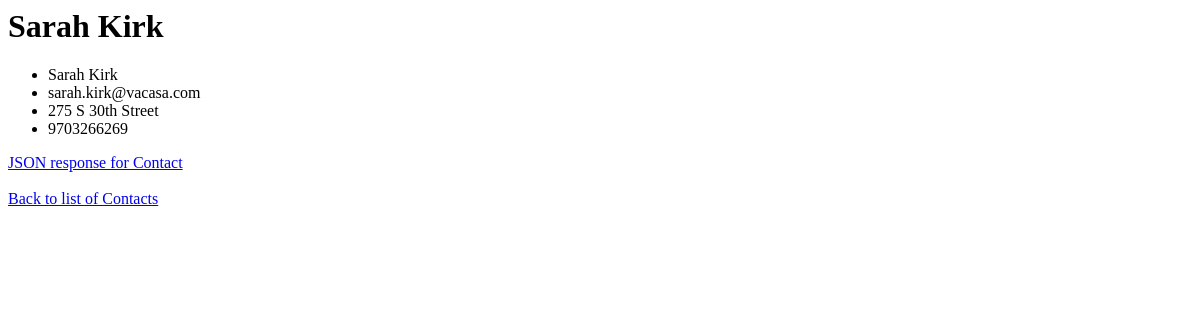
Page /contact_api/1/ on the earlier database version.
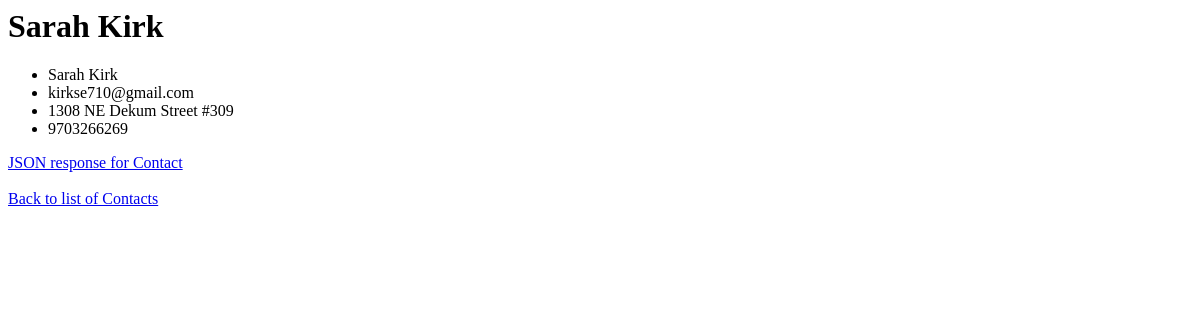
Same page on the later database version.
### contact_api/models.py (models this page shows)
class Contact(models.Model):
    full_name = models.CharField(max_length=50)
    email = models.CharField(max_length=100)
    address = models.CharField(max_length=200)
    phone = models.CharField(max_length=15)
    def __str__(self):
        return self.full_name

### contact_api/views.py (the view)
# urls.py: path('<int:contact_id>/', views.show, name='show'),
def show(request, contact_id):
    contact = get_object_or_404(Contact, pk=contact_id)
    return render(request, 'contact_api/show.html', {'contact': contact})

### contact_api/templates/contact_api/show.html
<h1>{{ contact }}</h1>
<ul>
    <li>{{ contact.full_name }}</li>
    <li>{{ contact.email }}</li>
    <li>{{ contact.address }}</li>
    <li>{{ contact.phone }}</li>
</ul>
<a href="{% url 'contact_api:get_a_contact' contact.id %}">JSON response for Contact</a><br><br>
<a href="{% url 'contact_api:index' %}">Back to list of Contacts</a>

Differences in the rows shown:
changed Contact "Sarah Kirk": email "sarah.kirk@vacasa.com" → "kirkse710@gmail.com"; address "275 S 30th Street" → "1308 NE Dekum Street #309"
